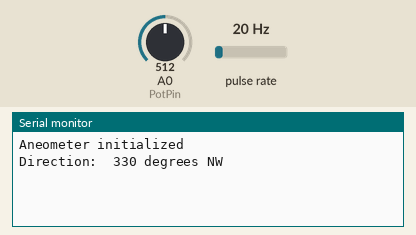
Recording of a sketch running on a simulated Arduino Uno, built with avr-gcc and run on an emulated ATmega328P. Parts: the last lines printed to the serial monitor. Wiring (inferred from the names in the program): pulse sensor: data pin 2. The inputs (shaded band) are chosen by the test bench; at power-on: A0 (PotPin) = 512, pulse rate 20 Hz.

Above: at 1.3 s.
1.4 s: A0 (PotPin) set to 716
At 3.7 s:
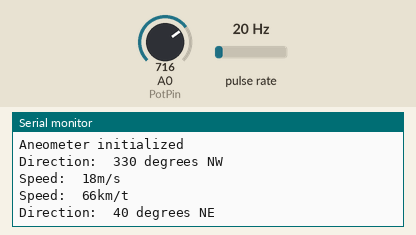
4.6 s: A0 (PotPin) set to 900
At 7.2 s:
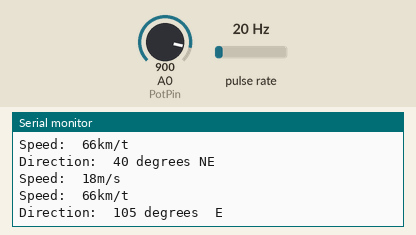
10.6 s: A0 (PotPin) set to 1009
At 13.0 s:
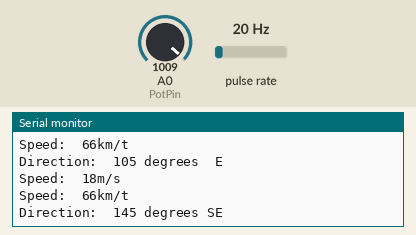
16.6 s: pulse rate (sensor on pin 2) set to 4 Hz
18.1 s: A0 (PotPin) set to 306
At 18.9 s:
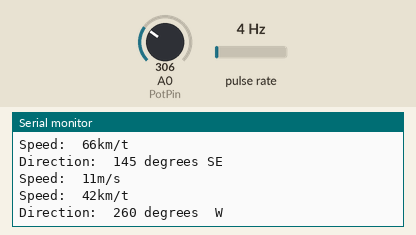
22.6 s: A0 (PotPin) set to 237
At 24.7 s:
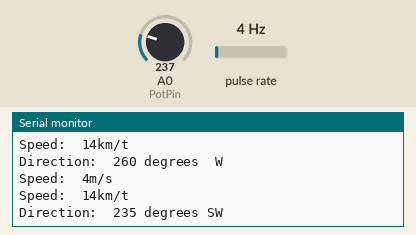
Timing chart, 0 to 26.2 s (numbered marks = the images above; inputs shaded):
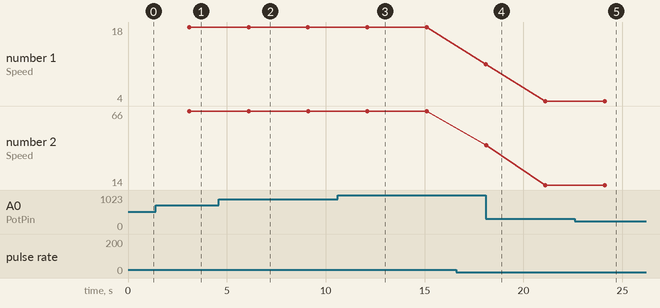

The sketch:

Aneometer.ino
```cpp
/* Sketch to read David Wind Vane
   de ON7EQ Dec 2011

    To disable interrupts:
    cli();                // disable global interrupts
    and to enable them:
    sei();                // enable interrupts


===================================================================
DAVIS Vantage Pro & Vantage Pro 2    Wind Sensor (speed & direction
===================================================================

On RJ-45 plug terminals:

Black =  pulse from anemometer. Connect to Digital 2 pin, and use a 4k7 resistor as pull up to + 5v.
         use a 10 to 22nF capacitor from pin D2 to ground to debounce the reed switch of anemometer

Red =    Ground

Green =  Wiper  of Wind direction vane - connect to A0.  Use a 1 ... 10 µF / 16v capacitor between A0 and ground (observe C polarity) to avoid jitter

Yellow = + 5v (reference of potentiometer)

*/

// include EEPROM write - required to memorize antenna / band config.
#include <EEPROM.h>

#include <math.h>


int Direction ; // Wind direction

#define PotPin (A0)    // define the input pin for the wind vane potentiometer
int PotValue = 0;      // variable to store the value coming from the potentiometer
int DirCorr = 0;       // Correction on direction ( - 360  to + 360)

#define CalPin (A1)    // define the input pin to initiate direction calibration @ startup. Ground pin to calibrate
byte DirCorrB1 = 0;    // 2 bytes of DirCorr
byte DirCorrB2 = 0;

volatile unsigned long RPMTops;  // RPM tops counter in interrupt routine
volatile unsigned long ContactTime;  // Timer to avoid conatct bounce in interrupt routine

float RPM;       // RPM count
int metersPerSecond;
float TEMP;      // Temp

#define RPMsensor (2)      //The pin location of the anemometer sensor

float temp = (0);


////////////////////////////////////////////////////////////////////
void setup() {

//  Clean EEPROM
//  EEPROM.write (1, 0);
//  EEPROM.write (2, 0);

  Serial.begin(57600);

  delay (100);

// CALIBRATE if button depressed at startup !

//  if ((analogRead(CalPin)<512)) calibrate ();


// else retrieve CAL vales from EEPROM

  DirCorrB1 = EEPROM.read(1);
  DirCorrB2 = EEPROM.read(2);

  DirCorr = (DirCorrB1) + (DirCorrB2);


pinMode(RPMsensor, INPUT);
attachInterrupt(0, rpm, FALLING);

Serial.print("Aneometer initialized\n\n");


 }

/////////////////////////////////////////////////////////////////////////////////

void loop() {


// Wind Direction

  PotValue = analogRead(PotPin);     // read the value from the potmeter
  Direction = map(PotValue, 0, 1023, 0, 359);
  Direction = Direction + DirCorr + 3;   // Correct for offset & 5° precision

 convert:       // Convert to 360°

  if (Direction < 0) {
    Direction = Direction + 360;
    goto convert;
  }

  if (Direction > 360) {
    Direction = Direction - 360;
    goto convert;
  }

  if (Direction == 360) Direction = 0;

      Serial.print("Direction:\t");
      //if (Direction < 100)   Serial.print(" ");
      //if (Direction < 10)    Serial.print(" ");
      Serial.print(((Direction/5)*5), DEC);    // 5° precision is enough to print te direction value
      Serial.print(" degrees ");


   if ((Direction)<23) {
    Serial.print(" N");
    }
   if ((Direction>22) && (Direction<68)) {
    Serial.print("NE");
    }
   if ((Direction>67) && (Direction<113)) {
    Serial.print(" E");
    }
   if ((Direction>112) && (Direction<158)) {
    Serial.print("SE");
    }
   if ((Direction>157) && (Direction<203)) {
    Serial.print(" S");
    }
    if ((Direction>202) && (Direction<247)) {
    Serial.print("SW");
    }
    if ((Direction>246) && (Direction<292)) {
    Serial.print(" W");
    }
    if ((Direction>291) && (Direction<337)) {
    Serial.print("NW");
    }
    if ((Direction>336) && (Direction<=360)) {
    Serial.print(" N");
    }

    Serial.print("\n\n");


  // measure RPM

   RPMTops = 0;   //Set NbTops to 0 ready for calculations
   sei();         //Enables interrupts
   delay (3000);  //Wait 3 seconds to average
   cli();         //Disable interrupts


 // convert to km/h


 if ((RPMTops >= 0) and (RPMTops <= 21)) RPM = RPMTops * 1.2;
 if ((RPMTops > 21) and (RPMTops <= 45)) RPM = RPMTops * 1.15;
 if ((RPMTops > 45) and (RPMTops <= 90)) RPM = RPMTops * 1.1;
 if ((RPMTops > 90) and (RPMTops <= 156)) RPM = RPMTops * 1.0;
 if ((RPMTops > 156) and (RPMTops <= 999)) RPM = RPMTops * 1.0;


 // print the speed
 metersPerSecond = (RPM*1000)/3600;

 Serial.print("Speed:\t");
Serial.print(int(metersPerSecond), DEC);
Serial.print("m/s\n");

Serial.print("Speed:\t");
//  if (RPM < 100)   Serial.print(" ");
//  if (RPM < 10)    Serial.print(" ");
  Serial.print(int(RPM), DEC);
  Serial.print("km/t\n");


}


//// This is the function that interrupt calls to measure  RPM

 void rpm ()   {

    if ((millis() - ContactTime) > 15 ) {  // debounce of REED contact. With 15ms speed more than 150 km/h can be measured
      RPMTops++;
      ContactTime = millis();
    }

}
//// end of RPM measure


//// This is the function that calibrates the vane

// void calibrate () {
//
//  Serial.print("Hold to calibr !");
//  delay (2000);  //Wait 2 second
//  if ((analogRead(CalPin)>512)) setup();  // CAL not really required ... abort !
//
//  lcd.setCursor(0, 1);
//  lcd.print("Now calibrating ...    ");
//  delay (1000);  //Wait 1 second
//
//  PotValue = analogRead(PotPin);     // read the value from the potmeter
//  DirCorr = map(PotValue, 0, 1023, 359, 0);
//
//  lcd.setCursor(0, 1);
//  lcd.print("CAL value = ");
//  lcd.print(DirCorr, DEC);
//  lcd.print("            ");
//  delay (2000);  //Wait 2 seconds
//
////
//  DirCorrB1 = DirCorr / 255;
//  if (DirCorrB1 == 1){
//  DirCorrB1 = 255;
//  DirCorrB2 = DirCorr - 255 ;
//    }
//  else {
//  DirCorrB1 = DirCorr;
//  DirCorrB2 = 0;
//    }
////
////  DirCorrB1 = DirCorr;
////  DirCorrB2 = 0;
//  EEPROM.write (1, DirCorrB1);
//  EEPROM.write (2, DirCorrB2);
//
// wait:
//  lcd.setCursor(0, 1);
//  lcd.print("CAL OK - Release !   ");
//  if ((analogRead(CalPin)<512)) goto wait;
//
//  lcd.setCursor(0, 1);
//  lcd.print("Now rebooting...    ");
//  delay (1000);
//
//  setup ();
//}
//
```

Measured:
- after the input at 1.4 s, the serial monitor: prints a new line after 1.7 s (image 1)
- after the input at 4.6 s, the serial monitor: prints a new line after 1.5 s (image 2)
- after the input at 10.6 s, the serial monitor: prints a new line after 1.5 s (image 3)
- after the input at 18.1 s, the serial monitor: prints a new line at once (image 4)
- after the input at 22.6 s, the serial monitor: prints a new line after 1.5 s (image 5)
